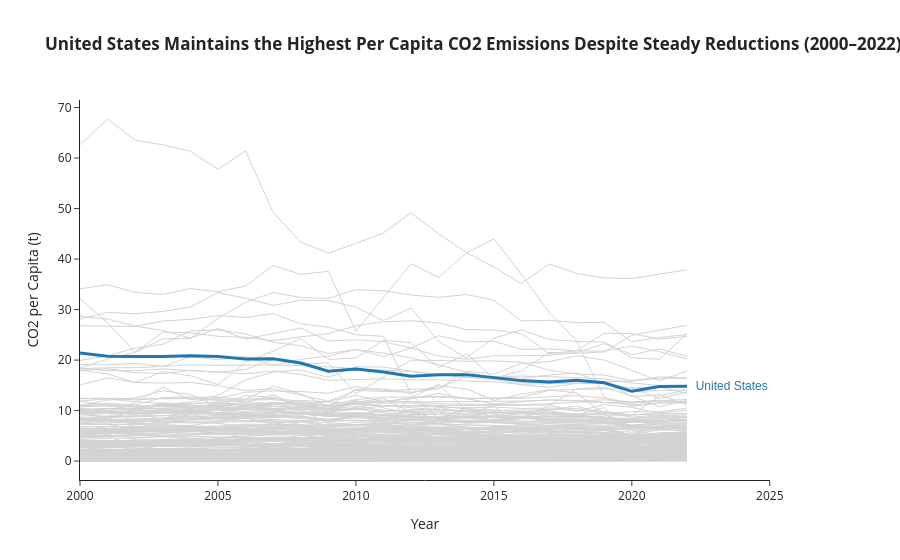

Write notebook code for a chart like this one.
### Markdown cell above
## Task 1 - A line chart showing CO2 per Capita for all countries in the dataset

**Requirements:**
- All countries shown (for context), but only **one highlighted in colour** — your choice which
- All other lines in grey (#EEEEEE), thinner
- Highlighted country **labelled directly** at the end of its line (not in a legend)
- Insight title that names the highlighted country and its story

### Code cell
# Task 1 - A line chart showing CO2 per Capita for all countries in the dataset
import plotly.graph_objects as go

highlight_country = 'United States'

fig1 = go.Figure()

for country in df['Country'].unique():
  df_country = df[df['Country'] == country]

  if country == highlight_country:
    # Highlighted country (colored & thicker)
    fig1.add_trace(
        go.Scatter(
            x=df_country['Year'],
            y=df_country['CO2_per_capita'],
            mode='lines',
            name=country,
            line=dict(color='#1f77b4', width=3),
        )
    )
    # Direct label at the end of the line
    latest_row = df_country[df_country['Year'] == df_country['Year'].max()]
    fig1.add_annotation(
        x=latest_row['Year'].values[0],
        y=latest_row['CO2_per_capita'].values[0],
        text=f'  {country}',
        showarrow=False,
        xanchor='left',
        font=dict(color='#1f77b4', size=12, family='sans-serif'),
    )
  else:
    # Background context lines (thin grey)
    fig1.add_trace(
        go.Scatter(
            x=df_country['Year'],
            y=df_country['CO2_per_capita'],
            mode='lines',
            name=country,
            line=dict(color='#d3d3d3', width=1),
            hoverinfo='skip',
        )
    )

fig1.update_layout(
    title=(
        '<b>United States Maintains the Highest Per Capita CO2 Emissions'
        ' Despite Steady Reductions (2000–2022)</b>'
    ),
    xaxis_title='Year',
    yaxis_title='CO2 per Capita (t)',
    showlegend=False,
    template='simple_white',
    margin=dict(r=130),
)

fig1.show()
